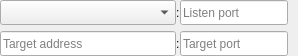
<?xml version="1.0" encoding="UTF-8"?>
<ui version="4.0">
 <class>ConnectionWidget</class>
 <widget class="QWidget" name="ConnectionWidget">
  <property name="geometry">
   <rect>
    <x>0</x>
    <y>0</y>
    <width>298</width>
    <height>56</height>
   </rect>
  </property>
  <property name="sizePolicy">
   <sizepolicy hsizetype="Minimum" vsizetype="Minimum">
    <horstretch>0</horstretch>
    <verstretch>0</verstretch>
   </sizepolicy>
  </property>
  <property name="windowTitle">
   <string>Form</string>
  </property>
  <layout class="QGridLayout" name="gridLayout">
   <property name="leftMargin">
    <number>0</number>
   </property>
   <property name="topMargin">
    <number>0</number>
   </property>
   <property name="rightMargin">
    <number>0</number>
   </property>
   <property name="bottomMargin">
    <number>0</number>
   </property>
   <property name="horizontalSpacing">
    <number>0</number>
   </property>
   <item row="1" column="0">
    <widget class="QLineEdit" name="lineEditTargetAddress">
     <property name="sizePolicy">
      <sizepolicy hsizetype="MinimumExpanding" vsizetype="Minimum">
       <horstretch>0</horstretch>
       <verstretch>0</verstretch>
      </sizepolicy>
     </property>
     <property name="placeholderText">
      <string>Target address</string>
     </property>
    </widget>
   </item>
   <item row="1" column="3" colspan="2">
    <widget class="QLineEdit" name="lineEditTargetPort">
     <property name="sizePolicy">
      <sizepolicy hsizetype="MinimumExpanding" vsizetype="Minimum">
       <horstretch>0</horstretch>
       <verstretch>0</verstretch>
      </sizepolicy>
     </property>
     <property name="maxLength">
      <number>6</number>
     </property>
     <property name="placeholderText">
      <string>Target port</string>
     </property>
    </widget>
   </item>
   <item row="0" column="3" colspan="2">
    <widget class="QLineEdit" name="lineEditLocalPort">
     <property name="sizePolicy">
      <sizepolicy hsizetype="MinimumExpanding" vsizetype="Minimum">
       <horstretch>0</horstretch>
       <verstretch>0</verstretch>
      </sizepolicy>
     </property>
     <property name="maxLength">
      <number>6</number>
     </property>
     <property name="placeholderText">
      <string>Listen port</string>
     </property>
    </widget>
   </item>
   <item row="0" column="0">
    <widget class="QComboBox" name="comboBoxLocalAddress">
     <property name="sizePolicy">
      <sizepolicy hsizetype="MinimumExpanding" vsizetype="Minimum">
       <horstretch>0</horstretch>
       <verstretch>0</verstretch>
      </sizepolicy>
     </property>
    </widget>
   </item>
   <item row="0" column="1">
    <widget class="QLabel" name="label_4">
     <property name="text">
      <string>:</string>
     </property>
    </widget>
   </item>
   <item row="1" column="1">
    <widget class="QLabel" name="label_2">
     <property name="text">
      <string>:</string>
     </property>
    </widget>
   </item>
   <item row="0" column="5" rowspan="2">
    <widget class="TryToggle" name="tryToggleListen" native="true">
     <property name="sizePolicy">
      <sizepolicy hsizetype="Minimum" vsizetype="Expanding">
       <horstretch>0</horstretch>
       <verstretch>0</verstretch>
      </sizepolicy>
     </property>
     <property name="minimumSize">
      <size>
       <width>10</width>
       <height>10</height>
      </size>
     </property>
    </widget>
   </item>
  </layout>
 </widget>
 <customwidgets>
  <customwidget>
   <class>TryToggle</class>
   <extends>QWidget</extends>
   <header>widgets/TryToggle.hpp</header>
   <container>1</container>
  </customwidget>
 </customwidgets>
 <resources/>
 <connections/>
</ui>
